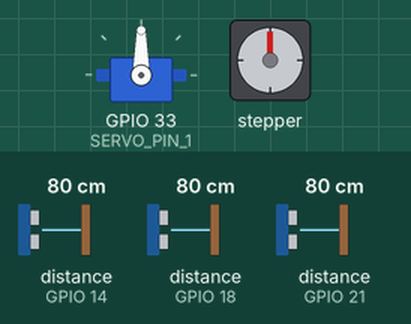
Simulated run of this sketch. Board: ESP32. Parts: servo, stepper motor. Wiring (inferred from the names in the program): 3 × ultrasonic range finder: trigger GPIO 5, echo GPIO 18 / trigger GPIO 12, echo GPIO 14 / trigger GPIO 19, echo GPIO 21. The inputs (shaded band) are chosen by the test bench; at power-on: distance to the obstacle (sensors on GPIO 14, GPIO 18, GPIO 21) 80 cm. The echo pulse lasts 58.3 µs per cm; WiFi joins after 1.5 s; servers stay silent unless stated; stepper angles assume 200 steps per turn; what the sketch prints to the serial monitor is not drawn.

Above: at 3.0 s.
3.1 s: distance to the obstacle (sensor on GPIO 14) set to 12 cm
4.6 s: distance to the obstacle (sensor on GPIO 14) set to 9 cm
At 5.6 s:
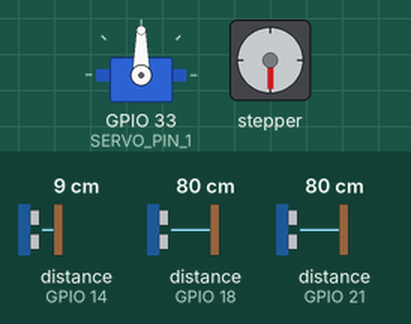
6.6 s: distance to the obstacle (sensor on GPIO 14) set to 18 cm
At 7.16 s:
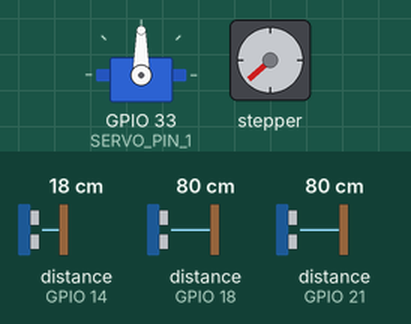
11.8 s: distance to the obstacle (sensor on GPIO 14) set to 2 cm
At 12.11 s:
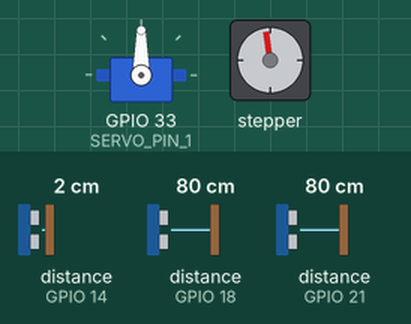
Timing chart, 0 to 14.8 s (numbered marks = the images above; inputs shaded):
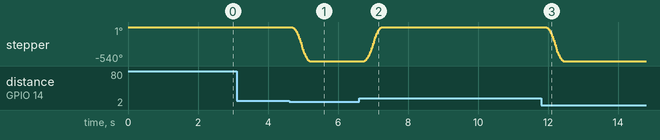

The sketch:

WebServerCode.ino
```cpp
#define BLYNK_TEMPLATE_ID "TMPL6wqXXT28f"
#define BLYNK_TEMPLATE_NAME "SmartLab Bin"
#define BLYNK_AUTH_TOKEN "HVAmF9VNDbWogNeIfe-fgQDqkaVHY-eE"
#define BLYNK_PRINT Serial

// Load Wi-Fi library
#include <esp_now.h>
#include <ESP_FlexyStepper.h>
#include <ESP32Servo.h>
#include <WiFi.h>
#include <WebServer.h>
#include <WiFiClient.h>
#include <BlynkSimpleEsp32.h>

char auth[] = BLYNK_AUTH_TOKEN;

// Replace with your network credentials
const char* ssid = "";
const char* password = "";

BlynkTimer timer;
WidgetLED led1(V0);

// Set web server port number to 80
WiFiServer server(80);

// Variable to store the HTTP request
String header;

// Auxiliar variables to store the current output state
String outputelectronicsState = "off";
String outputmetalState = "off";
String outputbatteryState = "off";

// Pin Definitions
const int trigPin = 5;
const int echoPin = 18;
const int trigPin_2 = 19;
const int echoPin_2 = 21;
const int trigPin_Gate = 12;
const int echoPin_Gate = 14;
#define STEP_PIN 27
#define DIR_PIN 26
#define SERVO_PIN_1 33
#define STEP_PIN_2 2
#define DIR_PIN_2 4

// Define sound speed in cm/uS
#define SOUND_SPEED 0.034

long duration;
long duration_2;
long duration_Gate;
float distanceCm;
float distanceCm_2;
float distanceCm_Gate;

ESP_FlexyStepper stepper;
ESP_FlexyStepper stepper2;
Servo servo1;

// Current time
unsigned long currentTime = millis();
// Previous time
unsigned long previousTime = 0;
// Define timeout time in milliseconds (example: 2000ms = 2s)
const long timeoutTime = 10000;

// Define the initial and target positions
const int initialPosition = 0;
const int targetPosition = -300;

void setup() {
  Serial.begin(115200);
  Blynk.begin(BLYNK_AUTH_TOKEN, ssid, password);
// Ultrasonic Sensor Pins
  pinMode(trigPin, OUTPUT);
  pinMode(echoPin, INPUT);
  pinMode(trigPin_2, OUTPUT);
  pinMode(echoPin_2, INPUT);
  pinMode(trigPin_Gate, OUTPUT);
  pinMode(echoPin_Gate, INPUT);

  // Stepper Motor Control Pins
  stepper.connectToPins(STEP_PIN, DIR_PIN);
  stepper2.connectToPins(STEP_PIN_2, DIR_PIN_2);
  //Servo Motor attachment
  servo1.attach(SERVO_PIN_1);
  // Initialize servos to a neutral position
  servo1.write(90);  // Stop servo motor (assuming 90 is neutral for continuous rotation servos)

  // Connect to Wi-Fi network with SSID and password
  Serial.print("Connecting to ");
  Serial.println(ssid);
  WiFi.begin(ssid, password);
  while (WiFi.status() != WL_CONNECTED) {
    delay(500);
    Serial.print(".");
  }
  // Print local IP address and start web server
  Serial.println("");
  Serial.println("WiFi connected.");
  Serial.println("IP address: ");
  Serial.println(WiFi.localIP());
  server.begin();
}

void loop(){
    Blynk.run();
    timer.run();
    digitalWrite(trigPin_Gate, LOW);
    delayMicroseconds(2);
    // Sets the trigPin2 on HIGH state for 10 micro seconds
    digitalWrite(trigPin_Gate, HIGH);
    delayMicroseconds(10);
    digitalWrite(trigPin_Gate, LOW);

    // Measure distance for the second sensor
    duration_Gate = pulseIn(echoPin_Gate, HIGH);
    distanceCm_Gate = duration_Gate * SOUND_SPEED / 2;
    //Serial.print("DistanceGate: ");
    //Serial.println(distanceCm_Gate);
    delay(50);
    GateMovement();

   // Clears the trigPin
    digitalWrite(trigPin, LOW);
    delayMicroseconds(2);
    // Sets the trigPin on HIGH state for 10 micro seconds
    digitalWrite(trigPin, HIGH);
    delayMicroseconds(10);
    digitalWrite(trigPin, LOW);

    // Measure distance for the first sensor
    duration = pulseIn(echoPin, HIGH);
    distanceCm = duration * SOUND_SPEED / 2;
    //Serial.print("DistanceOne: ");
    //Serial.println(distanceCm);

    // Add a delay to avoid interference
    delay(50); // Adjust this delay as needed

    // Clears the trigPin2
    digitalWrite(trigPin_2, LOW);
    delayMicroseconds(2);
    // Sets the trigPin2 on HIGH state for 10 micro seconds
    digitalWrite(trigPin_2, HIGH);
    delayMicroseconds(10);
    digitalWrite(trigPin_2, LOW);

    // Measure distance for the second sensor
    duration_2 = pulseIn(echoPin_2, HIGH);
    distanceCm_2 = duration_2 * SOUND_SPEED / 2;
    //Serial.print("DistanceTwo: ");
    //Serial.println(distanceCm_2);

    // Add a short delay before the next loop
    delay(100); // Optional: Adjust this delay as needed


  WiFiClient client = server.available();   // Listen for incoming clients

  if (client) {                             // If a new client connects,
    currentTime = millis();
    previousTime = currentTime;
    Serial.println("New Client.");          // print a message out in the serial port
    String currentLine = "";                // make a String to hold incoming data from the client
    while (client.connected() && currentTime - previousTime <= timeoutTime) {  // loop while the client's connected
      currentTime = millis();
      if (client.available()) {             // if there's bytes to read from the client,
        char c = client.read();             // read a byte, then
        Serial.write(c);                    // print it out the serial monitor
        header += c;
        if (c == '\n') {                    // if the byte is a newline character
          // if the current line is blank, you got two newline characters in a row.
          // that's the end of the client HTTP request, so send a response:
          if (currentLine.length() == 0) {
            // HTTP headers always start with a response code (e.g. HTTP/1.1 200 OK)
            // and a content-type so the client knows what's coming, then a blank line:
            client.println("HTTP/1.1 200 OK");
            client.println("Content-type:text/html");
            client.println("Connection: close");
            client.println();

            // Extract the object recognition result from the POST body
            if (header.indexOf("POST") >= 0) {
              if (header.indexOf("electronics") >= 0) {
                Serial.println("Electronics detected!");
                led1.on();
                Blynk.logEvent("hazardous_trash");
                if (distanceCm <= 3 && distanceCm_2 <= 27) {
                    stepper.setTargetPositionToStop(); // Stop the stepper motor
                    Serial.println("Target distances reached. Stopping motor.");
                    ServoMovement();

                    delay(2000);  // Let the servos run for 2 seconds
                    stepper.moveRelativeInSteps(-1); //Move stepper motor backwards
                      if (distanceCm == 15 && distanceCm_2 == 15){
                          stepper.setTargetPositionToStop(); // Stop the stepper motor
                        }
                    }
              else {
                    stepper.moveRelativeInSteps(1);  // Move stepper motor continuously
                  }
              }
              else if (header.indexOf("metal") >= 0) {
                Serial.println("Metal detected!");
                if (distanceCm <= 27 && distanceCm_2 <= 3) {
                stepper.setTargetPositionToStop(); // Stop the stepper motor
                Serial.println("Target distances reached. Stopping motor.");
                ServoMovement();

                delay(2000);  // Let the servos run for 2 seconds
                stepper.moveRelativeInSteps(1); //Move stepper motor backwards
                if (distanceCm == 15 && distanceCm_2 == 15){
                stepper.setTargetPositionToStop(); // Stop the stepper motor
                }
                }
                else {
                stepper.moveRelativeInSteps(-1);  // Move stepper motor continuously
                }
              }
              else if (header.indexOf("battery") >= 0) {
                Serial.println("Battery detected!");
                led1.on();
                Blynk.logEvent("hazardous_trash");
                if (distanceCm <= 15 && distanceCm_2 <= 15) {
                ServoMovement();
                }
              }
            }

             // Display the HTML web page
            client.println("<!DOCTYPE html><html>");
            client.println("<head><meta name=\"viewport\" content=\"width=device-width, initial-scale=1\">");
            client.println("<link rel=\"icon\" href=\"data:,\">");
            client.println("<style>html { font-family: Helvetica; display: inline-block; margin: 0px auto; text-align: center;}");
            client.println(".button { background-color: #4CAF50; border: none; color: white; padding: 16px 40px;");
            client.println("text-decoration: none; font-size: 30px; margin: 2px; cursor: pointer;}");
            client.println(".button2 {background-color: #555555;}</style></head>");

            // Web Page Heading
            client.println("<body><h1>ESP32 Web Server</h1>");

            // Display current state, and ON/OFF buttons for Electronics
            client.println("<p>Electronics - State " + outputelectronicsState + "</p>");
            if (outputelectronicsState == "off") {
              client.println("<p><a href=\"/electronics/on\"><button class=\"button\">ON</button></a></p>");
            } else {
              client.println("<p><a href=\"/electronics/off\"><button class=\"button button2\">OFF</button></a></p>");
            }

            // Display current state, and ON/OFF buttons for Metal
            client.println("<p>Metal - State " + outputmetalState + "</p>");
            if (outputmetalState == "off") {
              client.println("<p><a href=\"/metal/on\"><button class=\"button\">ON</button></a></p>");
            } else {
              client.println("<p><a href=\"/metal/off\"><button class=\"button button2\">OFF</button></a></p>");
            }

            // Display current state, and ON/OFF buttons for Battery
            client.println("<p>Battery - State " + outputbatteryState + "</p>");
            if (outputbatteryState == "off") {
              client.println("<p><a href=\"/battery/on\"><button class=\"button\">ON</button></a></p>");
            } else {
              client.println("<p><a href=\"/battery/off\"><button class=\"button button2\">OFF</button></a></p>");
            }

            client.println("</body></html>");
            client.println();  // End the HTTP response
            break;
          } else {  // Clear currentLine when a newline is received
            currentLine = "";
          }
        } else if (c != '\r') {  // If you got anything else but a carriage return character
          currentLine += c;      // Add it to the end of the currentLine
        }
      }
    }
    Serial.println(header);
    // Clear the header variable
    header = "";
    // Close the connection
    client.stop();
    Serial.println("Client disconnected.");
    Serial.println("");
  }
}

void ServoMovement()
{
    servo1.write(180);  // Rotate servo 1
    delay(3000);
    servo1.write(90);
    delay(3000);
    servo1.write(0);
    delay(3000);
    servo1.write(90);
    delay(50);
}

void GateMovement()
{
  stepper2.setSpeedInStepsPerSecond(2000);
  stepper2.setAccelerationInStepsPerSecondPerSecond(4000);

  if (distanceCm_Gate <= 10)
  {
    // If an object is detected within 10 cm, move to the target position (-300 steps)
    if (stepper2.getCurrentPositionInSteps() != targetPosition) {
      stepper2.moveToPositionInSteps(targetPosition);
    }
  }
  else
  {
    // If the object is farther than 10 cm, move back to the initial position
    if (stepper2.getCurrentPositionInSteps() != initialPosition) {
      stepper2.moveToPositionInSteps(initialPosition);
    }
  }

  delay(100); // Short delay before the next sensor check
}
```

Measured:
- the behaviour switches between 11 and 10 cm on distance to the obstacle (sensor on GPIO 14) (found by bisection; images 0 and 1)
- after the input at 3.1 s, every drawn part: stays the same
- after the input at 4.6 s, stepper: turns 540° counter-clockwise in 0.51 s, starting after 0.08 s
- after the input at 6.6 s, stepper: turns 540° clockwise in 0.51 s, starting after 0.15 s
- after the input at 11.8 s, stepper: turns 540° counter-clockwise in 0.51 s, starting after 0.14 s
